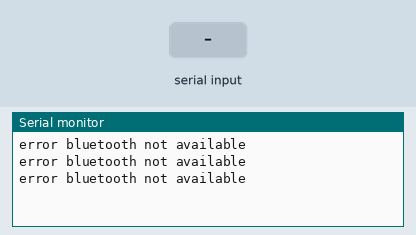
Simulated run of this sketch. Board: Arduino Uno, built with avr-gcc and run on an emulated ATmega328P. On the bench: the last lines printed to the serial monitor. Inputs (shaded band) come from the test bench.

Above: at 2.8 s.
2.9 s: "a" received over the second serial link
At 3.8 s:
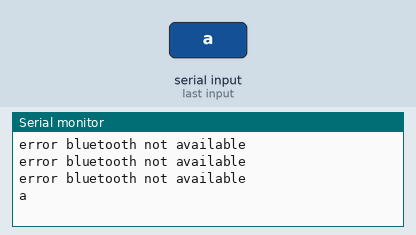
4.5 s: "x" received over the second serial link
At 5.4 s:
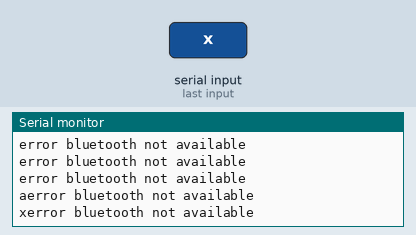

The sketch:

bluetooth.ino
```cpp
#include <SoftwareSerial.h>
SoftwareSerial BluetoothSerial(6, 5);

void setup() {
  pinMode(6, INPUT);
  pinMode(5, OUTPUT);
  Serial.begin(9600);
  BluetoothSerial.begin(9600);
}
void loop()
{
  // Serial.println("test");
  char var = 'x';
  if (BluetoothSerial.available()) {
    var = (char) BluetoothSerial.read();
    if (var == 'a') {
      Serial.print(var);
      delay(1000);
    }
    if (var == 'x') {
      Serial.print(var);
    }
  } else {
    Serial.println("error bluetooth not available");
    delay(1000);
  }
}
```

Measured:
- after the input at 2.9 s, the serial monitor: prints a new line after 0.10 s (image 1)
- after the input at 4.5 s, the serial monitor: prints a new line after 0.50 s (image 2)
